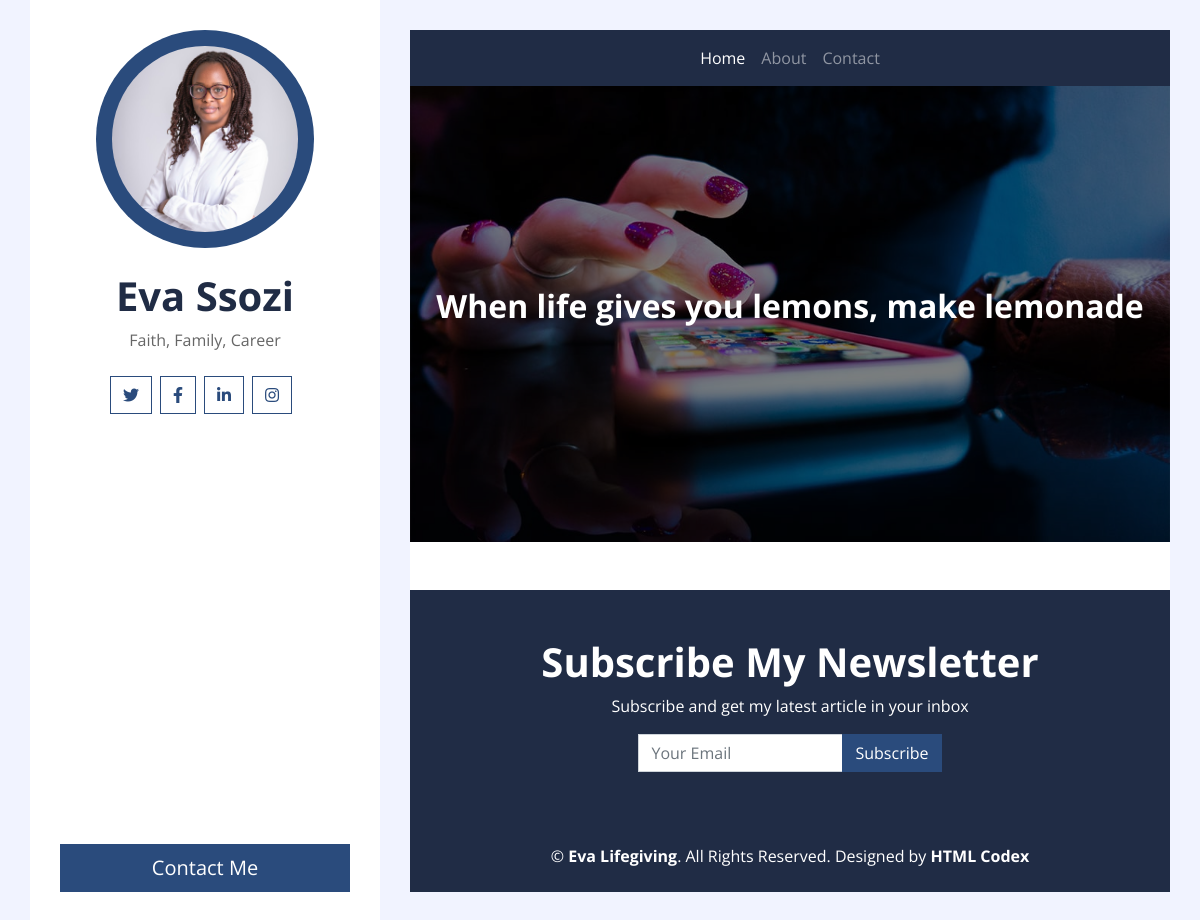
The app's page /, older data.
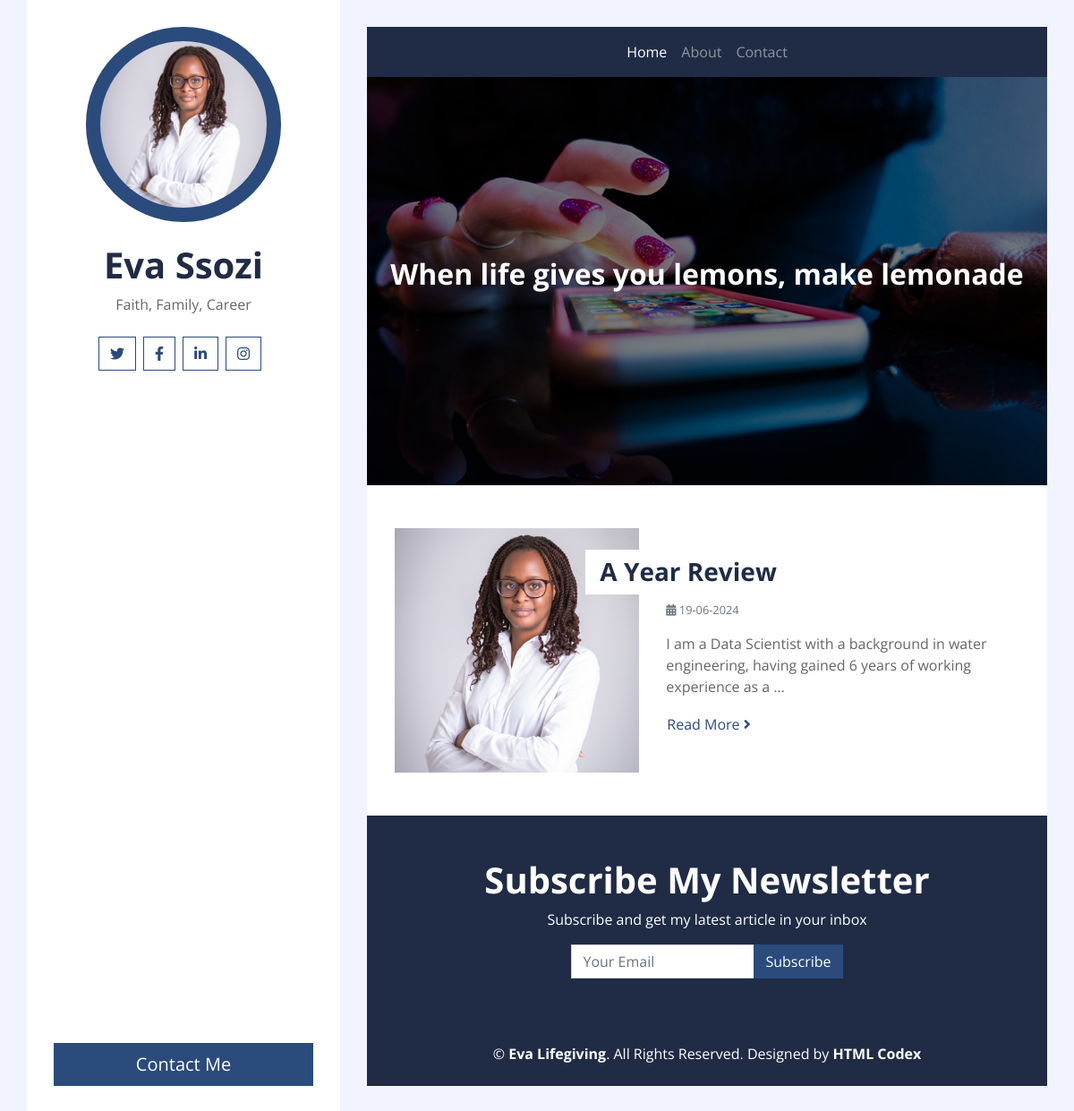
The same page, newer data.
### blog/models.py (models this page shows, shortened)
class Blog(models.Model):
    title = models.CharField(max_length=122)
    author = models.CharField(max_length=122)
    content_markdown = models.TextField(default="")
    image = models.ImageField(upload_to='blog/images')

### blog/views.py (the view)
def home(request):
    all_blogs = Blog.objects.all()
    context = {"blogs":all_blogs}
    return render(request,
                  template_name="blog/home.html",
                  context=context)

### blog/templates/blog/home.html
{% extends 'base.html' %}
{% load static %}
{% block content %}
                <div class="container p-0">
                    <div id="blog-carousel" class="carousel slide" data-ride="carousel">
                        <div class="carousel-inner">
                            <div class="carousel-item active">
                                <img class="w-100" src="{% static 'img/carousel-1.jpg' %}" alt="Image">
                                <div class="carousel-caption d-flex flex-column align-items-center justify-content-center">
                                    <h2 class="mb-3 text-white font-weight-bold">When life gives you lemons, make lemonade</h2>
                                </div>
                            </div>
                        </div>
                    </div>
                </div>
                <div class="container bg-white pt-5">
                    {% for blog in blogs %}
                    <div class="row blog-item px-3 pb-5">
                        <div class="col-md-5">
                            <img class="img-fluid mb-4 mb-md-0" src="{{blog.image.url}}" alt="Image">
                        </div>
                        <div class="col-md-7">
                            <h3 class="mt-md-4 px-md-3 mb-2 py-2 bg-white font-weight-bold">
                                {{blog.title}}
                            </h3>
                            <div class="d-flex mb-3">
                                <small class="mr-2 text-muted"><i class="fa fa-calendar-alt"></i> 19-06-2024 </small>
                            </div>
                            <p>
                                {{blog.content_markdown | truncatewords:20}}
                            </p>
                            <a class="btn btn-link p-0" href="/{{blog.id}}"
                            >Read More <i class="fa fa-angle-right"></i></a>
                        </div>
                    </div>
                    {% endfor %}
                </div>
                <div class="container py-5 px-4 bg-secondary text-center">
                    <h1 class="text-white font-weight-bold">Subscribe My Newsletter</h1>
                    <p class="text-white">Subscribe and get my latest article in your inbox</p>
                    <form class="form-inline justify-content-center">
                        <div class="input-group">
                            <input type="text" class="form-control" placeholder="Your Email">
                            <div class="input-group-append">
                              <button class="btn btn-primary" type="submit">Subscribe</button>
                            </div>
                          </div>
                    </form>
                </div>
{% endblock content %}

Row changes from the older to the newer data that the page shows:
added Blog: image (picture), title "A Year Review", content_markdown "I am a Data Scientist with a background in water engineering, having gained 6 years of working experience as a …"
